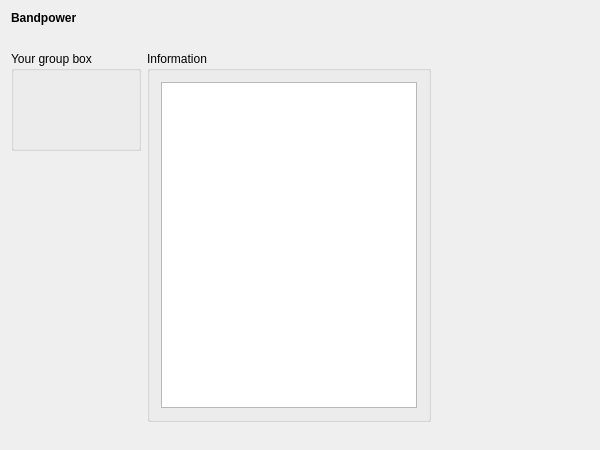
<?xml version="1.0" encoding="UTF-8"?>
<ui version="4.0">
 <class>BandpowerSetupWidget</class>
 <widget class="QWidget" name="BandpowerSetupWidget">
  <property name="geometry">
   <rect>
    <x>0</x>
    <y>0</y>
    <width>600</width>
    <height>450</height>
   </rect>
  </property>
  <property name="windowTitle">
   <string>DummySetupWidget</string>
  </property>
  <layout class="QGridLayout" name="gridLayout">
   <item row="0" column="0">
    <widget class="QLabel" name="m_qLabel_Headline">
     <property name="font">
      <font>
       <weight>75</weight>
       <bold>true</bold>
      </font>
     </property>
     <property name="text">
      <string>Bandpower</string>
     </property>
    </widget>
   </item>
   <item row="1" column="0">
    <spacer name="m_qVerticalSpacer_Headline">
     <property name="orientation">
      <enum>Qt::Vertical</enum>
     </property>
     <property name="sizeType">
      <enum>QSizePolicy::Fixed</enum>
     </property>
     <property name="sizeHint" stdset="0">
      <size>
       <width>20</width>
       <height>20</height>
      </size>
     </property>
    </spacer>
   </item>
   <item row="2" column="0" colspan="2">
    <layout class="QGridLayout" name="m_qGridLayout_main">
     <item row="0" column="1" rowspan="2" colspan="2">
      <widget class="QGroupBox" name="m_qGroupBox_Information">
       <property name="title">
        <string>Information</string>
       </property>
       <layout class="QGridLayout" name="m_qGridLayout_Information">
        <item row="0" column="0">
         <widget class="QTextBrowser" name="m_qTextBrowser_Information"/>
        </item>
       </layout>
      </widget>
     </item>
     <item row="0" column="0">
      <widget class="QGroupBox" name="m_qGroupBox_yourGroupBox">
       <property name="sizePolicy">
        <sizepolicy hsizetype="Minimum" vsizetype="Preferred">
         <horstretch>0</horstretch>
         <verstretch>0</verstretch>
        </sizepolicy>
       </property>
       <property name="minimumSize">
        <size>
         <width>0</width>
         <height>100</height>
        </size>
       </property>
       <property name="title">
        <string>Your group box</string>
       </property>
       <property name="flat">
        <bool>false</bool>
       </property>
       <layout class="QGridLayout" name="m_qGridLayout_Properties"/>
      </widget>
     </item>
     <item row="1" column="0">
      <spacer name="m_qVerticalSpacer_LeftRow">
       <property name="orientation">
        <enum>Qt::Vertical</enum>
       </property>
       <property name="sizeHint" stdset="0">
        <size>
         <width>20</width>
         <height>40</height>
        </size>
       </property>
      </spacer>
     </item>
    </layout>
   </item>
   <item row="2" column="2">
    <spacer name="m_qHorizontalSpacer_Margin">
     <property name="orientation">
      <enum>Qt::Horizontal</enum>
     </property>
     <property name="sizeType">
      <enum>QSizePolicy::Preferred</enum>
     </property>
     <property name="sizeHint" stdset="0">
      <size>
       <width>158</width>
       <height>20</height>
      </size>
     </property>
    </spacer>
   </item>
   <item row="3" column="1">
    <spacer name="m_qVerticalSpacer_Margin">
     <property name="orientation">
      <enum>Qt::Vertical</enum>
     </property>
     <property name="sizeType">
      <enum>QSizePolicy::Minimum</enum>
     </property>
     <property name="sizeHint" stdset="0">
      <size>
       <width>17</width>
       <height>17</height>
      </size>
     </property>
    </spacer>
   </item>
  </layout>
 </widget>
 <layoutdefault spacing="6" margin="11"/>
 <resources/>
 <connections/>
</ui>
